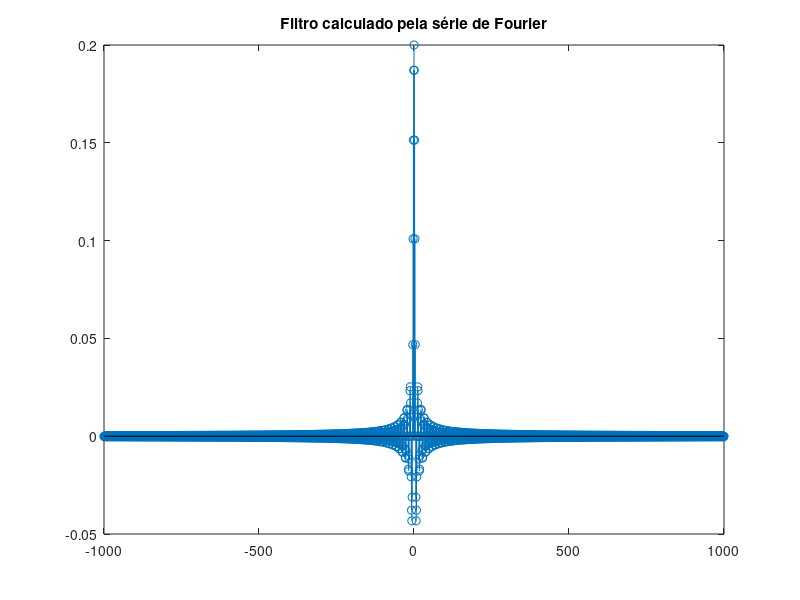
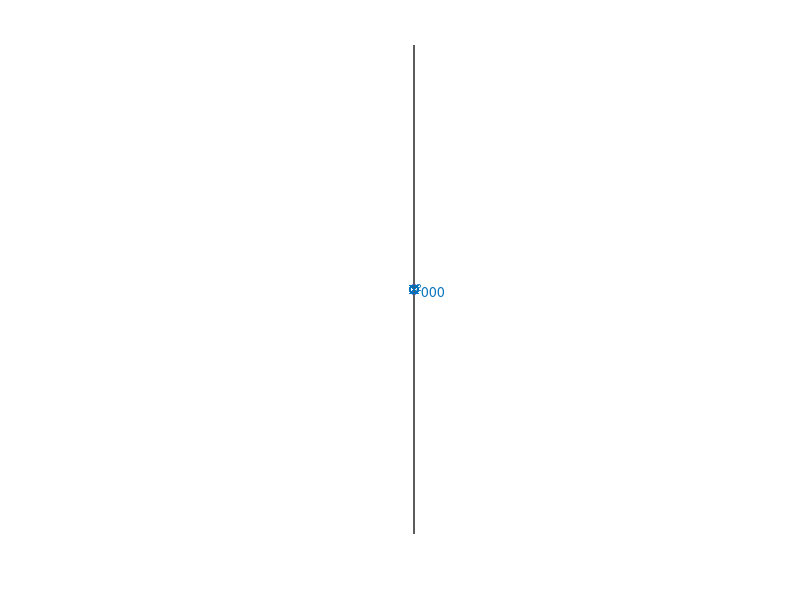
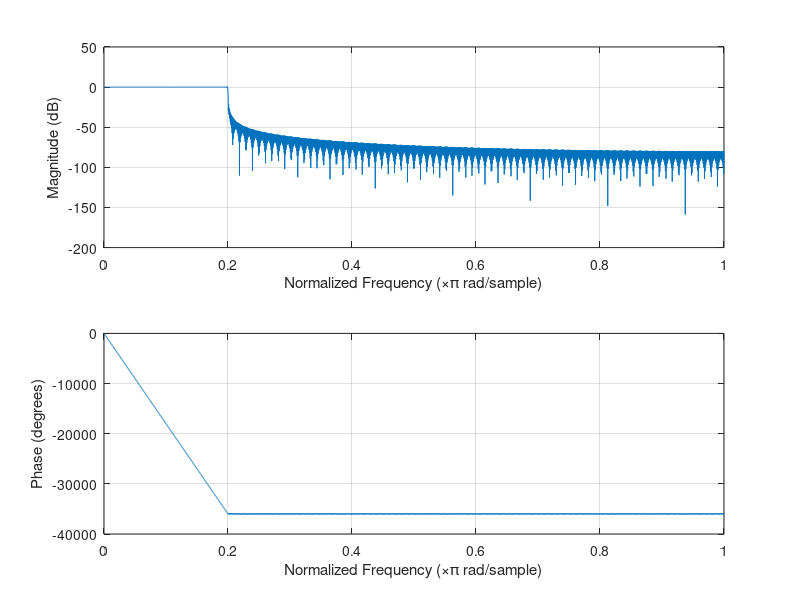
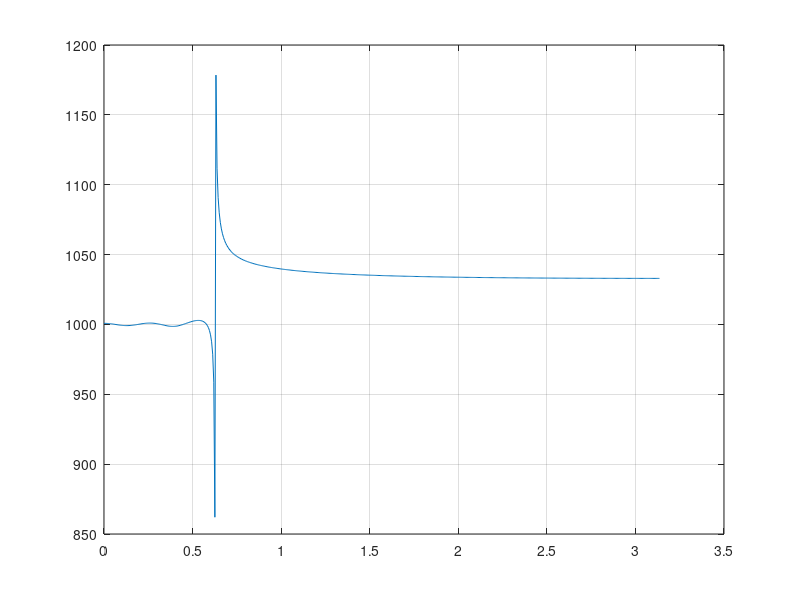

Here is the MATLAB script that generated these plots, in order: (Note: this script raises an error after producing the figures.)

%% Filtro passa baixa com transformada de Fourier

clear all
close all
clc

M = 1000;
wc = 0.2*pi;

n = -M:M;

h = sin(wc*n)./(pi*n);

posProb = M+1;

h(M+1) = wc/pi;

stem(n, h);
title('Filtro calculado pela série de Fourier');

figure(2);
zplane(h, 1);
xlim([-3 3]);

figure(3);
freqz(h,1);

figure(4);
grpdelay(h,1);

fvtool(h,1);

%% Filtro passa alta com transformada de Fourier

% Depois de calcular a série de fourier tem-se

%chp(n) = 1-wc/pi ---> para n = 0
%chp(n) = -sin(2wc*n)/(pi*n) ----> para n != 0

close all 
clear all
clc

M = 100;
wc = 0.2*pi;

n = -M:M;

h = -sin(wc*n)./(pi*n);

posProb = M+1;

h(M+1) = 1 - wc/pi;

stem(n, h);
title('Filtro calculado pela série de Fourier');

figure(2);
zplane(h, 1);
xlim([-3 3]);

figure(3);
freqz(h,1);

figure(4);
grpdelay(h,1);

%% Filtro passa alta com transformada de Fourier

close all 
clear all
clc

% Depois de calcular a série de fourier tem-se

% chp(n) = (wc2-wc1)/pi ---> para n = 0
% chp(n) = (1/pi*n)(sin(wc2*n)-sin(wc1*n)) ----> para n != 0


M = 50;
wc2 = 0.55*pi;
wc1 = 0.5*pi

n = -M:M;

h = (1/pi*n).*(sin(wc2*n)-sin(wc1*n));

posProb = M+1;

h(posProb) = (wc2-wc1)/pi;

figure(1);
stem(n, h);
title('Filtro calculado pela série de Fourier');

figure(2);
zplane(h, 1);
xlim([-3 3]);

figure(3);
fvtool(h,1);

figure(4);
grpdelay(h,1);

